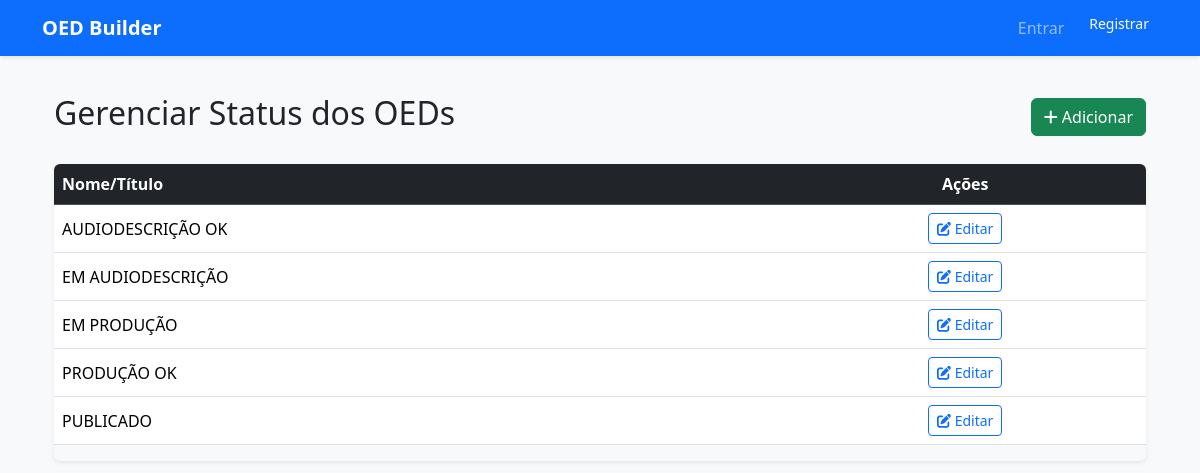
The app's page /projetos/status-oed/listar/ with its own data.
### projetos/models.py (models this page shows, shortened)
class StatusOed(AuditoriaBase):
    nome = models.CharField('Status do OED', max_length=100, unique=True)
    class Meta:
        verbose_name = 'Status do OED'
        verbose_name_plural = 'Status dos OEDs'
        ordering = ['nome']

### projetos/views.py (the view)
# urls.py: path('status-oed/listar/', views.StatusOedListView.as_view(), name='listar_status_oed'),
class StatusOedListView(ListView):
    model = StatusOed
    template_name = 'projetos/lista_generica.html'
    context_object_name = 'status_oed'
    ordering = ['nome']
    def get_context_data(self, **kwargs):
        context = super().get_context_data(**kwargs)
        context['verbose_name'] = self.model._meta.verbose_name
        context['verbose_name_plural'] = self.model._meta.verbose_name_plural
        return context
    def get_create_url(self): return reverse_lazy('novo_status_oed')
    def get_update_url_name(self): return "editar_status_oed"

### projetos/templates/projetos/lista_generica.html
{% extends "base.html" %}
{% block content %}
<div class="container mt-4">
    <div class="d-flex justify-content-between align-items-center mb-4">
        <h2>Gerenciar {{ verbose_name_plural|default:"Registros" }}</h2>
        <a href="{{ view.get_create_url }}" class="btn btn-success">
            <i class="fas fa-plus"></i> Adicionar
        </a>
    </div>
    <div class="table-responsive shadow-sm rounded">
        <table class="table table-hover align-middle bg-white">
            <thead class="table-dark">
                <tr>
                    <th>Nome/Título</th>
                    <th class="text-center">Ações</th>
                </tr>
            </thead>
            <tbody>
                {% for item in object_list %}
                <tr>
                    <td>{{ item.nome }}</td>
                    <td class="text-center">
                        <a href="{% url view.get_update_url_name pk=item.pk %}" class="btn btn-sm btn-outline-primary">
                            <i class="fas fa-edit"></i> Editar
                        </a>
                    </td>
                </tr>
                {% empty %}
                <tr><td colspan="2" class="text-center text-muted">Nenhum registro encontrado.</td></tr>
                {% endfor %}
            </tbody>
        </table>
    </div>
</div>
{% endblock %}

### core/templates/base.html (style rules this page uses)
body { padding-top: 70px; }

### records on screen
StatusOed: nome "AUDIODESCRIÇÃO OK"
StatusOed: nome "EM AUDIODESCRIÇÃO"
StatusOed: nome "EM PRODUÇÃO"
StatusOed: nome "PRODUÇÃO OK"
StatusOed: nome "PUBLICADO"

### other values on screen
{{ verbose_name_plural|default:"Registros" }} "Status dos OEDs"
